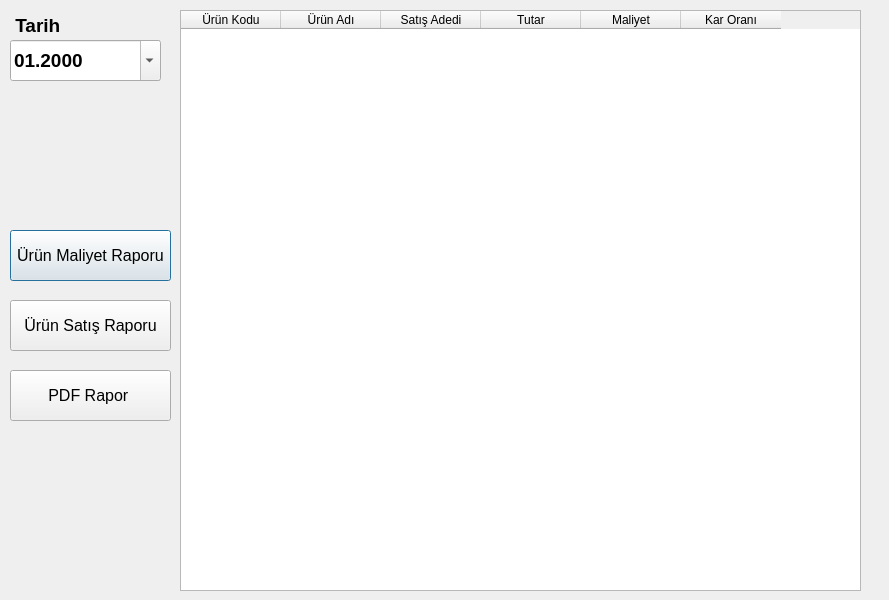
<?xml version="1.0" encoding="UTF-8"?>
<ui version="4.0">
 <class>Dialog4</class>
 <widget class="QDialog" name="Dialog4">
  <property name="geometry">
   <rect>
    <x>0</x>
    <y>0</y>
    <width>889</width>
    <height>600</height>
   </rect>
  </property>
  <property name="windowTitle">
   <string>Maliyet</string>
  </property>
  <widget class="QDateEdit" name="dateEdit">
   <property name="geometry">
    <rect>
     <x>10</x>
     <y>40</y>
     <width>151</width>
     <height>41</height>
    </rect>
   </property>
   <property name="font">
    <font>
     <pointsize>14</pointsize>
     <weight>75</weight>
     <bold>true</bold>
    </font>
   </property>
   <property name="displayFormat">
    <string>MM.yyyy</string>
   </property>
   <property name="calendarPopup">
    <bool>true</bool>
   </property>
  </widget>
  <widget class="QLabel" name="label">
   <property name="geometry">
    <rect>
     <x>10</x>
     <y>10</y>
     <width>141</width>
     <height>31</height>
    </rect>
   </property>
   <property name="font">
    <font>
     <pointsize>14</pointsize>
     <weight>75</weight>
     <bold>true</bold>
    </font>
   </property>
   <property name="text">
    <string> Tarih</string>
   </property>
  </widget>
  <widget class="QPushButton" name="pushButton">
   <property name="geometry">
    <rect>
     <x>10</x>
     <y>230</y>
     <width>161</width>
     <height>51</height>
    </rect>
   </property>
   <property name="font">
    <font>
     <pointsize>12</pointsize>
    </font>
   </property>
   <property name="text">
    <string>Ürün Maliyet Raporu</string>
   </property>
  </widget>
  <widget class="QPushButton" name="pushButton_2">
   <property name="geometry">
    <rect>
     <x>10</x>
     <y>370</y>
     <width>161</width>
     <height>51</height>
    </rect>
   </property>
   <property name="font">
    <font>
     <pointsize>12</pointsize>
    </font>
   </property>
   <property name="text">
    <string>PDF Rapor </string>
   </property>
  </widget>
  <widget class="QTableWidget" name="tableWidget">
   <property name="geometry">
    <rect>
     <x>180</x>
     <y>10</y>
     <width>681</width>
     <height>581</height>
    </rect>
   </property>
   <column>
    <property name="text">
     <string>Ürün Kodu</string>
    </property>
   </column>
   <column>
    <property name="text">
     <string>Ürün Adı</string>
    </property>
   </column>
   <column>
    <property name="text">
     <string>Satış Adedi</string>
    </property>
   </column>
   <column>
    <property name="text">
     <string>Tutar</string>
    </property>
   </column>
   <column>
    <property name="text">
     <string>Maliyet</string>
    </property>
   </column>
   <column>
    <property name="text">
     <string>Kar Oranı</string>
    </property>
   </column>
  </widget>
  <widget class="QPushButton" name="pushButton_3">
   <property name="geometry">
    <rect>
     <x>10</x>
     <y>300</y>
     <width>161</width>
     <height>51</height>
    </rect>
   </property>
   <property name="font">
    <font>
     <pointsize>12</pointsize>
    </font>
   </property>
   <property name="text">
    <string>Ürün Satış Raporu</string>
   </property>
  </widget>
 </widget>
 <resources/>
 <connections/>
</ui>
